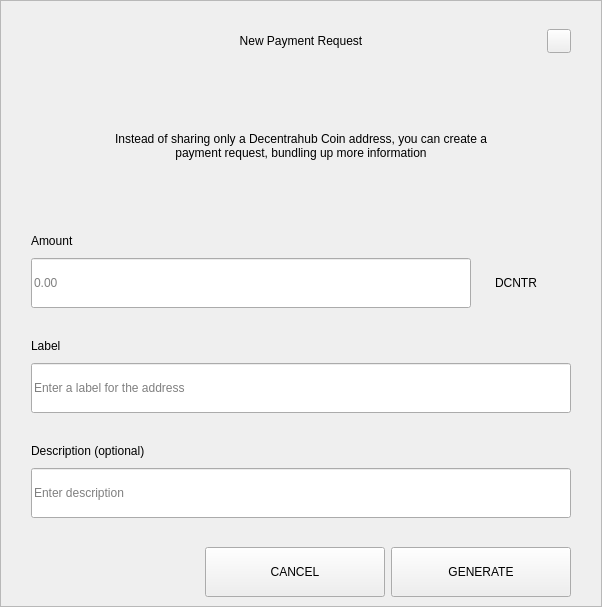
<?xml version="1.0" encoding="UTF-8"?>
<ui version="4.0">
 <class>RequestDialog</class>
 <widget class="QDialog" name="RequestDialog">
  <property name="geometry">
   <rect>
    <x>0</x>
    <y>0</y>
    <width>602</width>
    <height>607</height>
   </rect>
  </property>
  <property name="windowTitle">
   <string>Dialog</string>
  </property>
  <layout class="QVBoxLayout" name="verticalLayout_5">
   <property name="spacing">
    <number>0</number>
   </property>
   <property name="leftMargin">
    <number>0</number>
   </property>
   <property name="topMargin">
    <number>0</number>
   </property>
   <property name="rightMargin">
    <number>0</number>
   </property>
   <property name="bottomMargin">
    <number>0</number>
   </property>
   <item>
    <widget class="QFrame" name="frame">
     <property name="styleSheet">
      <string notr="true"/>
     </property>
     <property name="frameShape">
      <enum>QFrame::StyledPanel</enum>
     </property>
     <property name="frameShadow">
      <enum>QFrame::Raised</enum>
     </property>
     <layout class="QVBoxLayout" name="verticalLayout_4" stretch="1,0,0">
      <property name="spacing">
       <number>0</number>
      </property>
      <property name="leftMargin">
       <number>30</number>
      </property>
      <property name="topMargin">
       <number>20</number>
      </property>
      <property name="rightMargin">
       <number>30</number>
      </property>
      <property name="bottomMargin">
       <number>0</number>
      </property>
      <item>
       <layout class="QHBoxLayout" name="horizontalLayout_3">
        <property name="spacing">
         <number>0</number>
        </property>
        <item>
         <spacer name="horizontalSpacer_21">
          <property name="orientation">
           <enum>Qt::Horizontal</enum>
          </property>
          <property name="sizeHint" stdset="0">
           <size>
            <width>40</width>
            <height>20</height>
           </size>
          </property>
         </spacer>
        </item>
        <item>
         <widget class="QLabel" name="labelTitle">
          <property name="minimumSize">
           <size>
            <width>0</width>
            <height>40</height>
           </size>
          </property>
          <property name="maximumSize">
           <size>
            <width>16777215</width>
            <height>40</height>
           </size>
          </property>
          <property name="styleSheet">
           <string notr="true">padding-left:24px;</string>
          </property>
          <property name="text">
           <string>New Payment Request</string>
          </property>
          <property name="alignment">
           <set>Qt::AlignCenter</set>
          </property>
          <property name="margin">
           <number>7</number>
          </property>
         </widget>
        </item>
        <item>
         <spacer name="horizontalSpacer">
          <property name="orientation">
           <enum>Qt::Horizontal</enum>
          </property>
          <property name="sizeHint" stdset="0">
           <size>
            <width>40</width>
            <height>20</height>
           </size>
          </property>
         </spacer>
        </item>
        <item>
         <widget class="QPushButton" name="btnEsc">
          <property name="minimumSize">
           <size>
            <width>24</width>
            <height>24</height>
           </size>
          </property>
          <property name="maximumSize">
           <size>
            <width>24</width>
            <height>24</height>
           </size>
          </property>
          <property name="focusPolicy">
           <enum>Qt::NoFocus</enum>
          </property>
          <property name="text">
           <string/>
          </property>
         </widget>
        </item>
       </layout>
      </item>
      <item>
       <widget class="QStackedWidget" name="stack">
        <property name="minimumSize">
         <size>
          <width>540</width>
          <height>0</height>
         </size>
        </property>
        <property name="maximumSize">
         <size>
          <width>540</width>
          <height>16777215</height>
         </size>
        </property>
        <property name="currentIndex">
         <number>0</number>
        </property>
        <widget class="QWidget" name="page_1">
         <property name="minimumSize">
          <size>
           <width>540</width>
           <height>0</height>
          </size>
         </property>
         <property name="maximumSize">
          <size>
           <width>540</width>
           <height>16777215</height>
          </size>
         </property>
         <layout class="QVBoxLayout" name="layout1">
          <property name="spacing">
           <number>0</number>
          </property>
          <property name="leftMargin">
           <number>0</number>
          </property>
          <property name="topMargin">
           <number>0</number>
          </property>
          <property name="rightMargin">
           <number>0</number>
          </property>
          <property name="bottomMargin">
           <number>0</number>
          </property>
          <item>
           <spacer name="verticalSpacer_21">
            <property name="orientation">
             <enum>Qt::Vertical</enum>
            </property>
            <property name="sizeType">
             <enum>QSizePolicy::Fixed</enum>
            </property>
            <property name="sizeHint" stdset="0">
             <size>
              <width>20</width>
              <height>30</height>
             </size>
            </property>
           </spacer>
          </item>
          <item alignment="Qt::AlignHCenter">
           <widget class="QLabel" name="labelMessage">
            <property name="minimumSize">
             <size>
              <width>400</width>
              <height>50</height>
             </size>
            </property>
            <property name="text">
             <string>Instead of sharing only a Decentrahub Coin address, you can create a payment request, bundling up more information</string>
            </property>
            <property name="alignment">
             <set>Qt::AlignCenter</set>
            </property>
            <property name="wordWrap">
             <bool>true</bool>
            </property>
           </widget>
          </item>
          <item alignment="Qt::AlignBottom">
           <widget class="QWidget" name="containerAmount" native="true">
            <layout class="QVBoxLayout" name="verticalLayout">
             <property name="spacing">
              <number>9</number>
             </property>
             <property name="leftMargin">
              <number>0</number>
             </property>
             <property name="topMargin">
              <number>0</number>
             </property>
             <property name="rightMargin">
              <number>0</number>
             </property>
             <property name="bottomMargin">
              <number>0</number>
             </property>
             <item>
              <widget class="QLabel" name="labelSubtitleAmount">
               <property name="minimumSize">
                <size>
                 <width>350</width>
                 <height>16</height>
                </size>
               </property>
               <property name="maximumSize">
                <size>
                 <width>16777215</width>
                 <height>16</height>
                </size>
               </property>
               <property name="text">
                <string>Amount</string>
               </property>
              </widget>
             </item>
             <item alignment="Qt::AlignTop">
              <widget class="QWidget" name="layoutAmount" native="true">
               <layout class="QHBoxLayout" name="horizontalLayout" stretch="2,0">
                <property name="spacing">
                 <number>0</number>
                </property>
                <property name="leftMargin">
                 <number>0</number>
                </property>
                <property name="topMargin">
                 <number>0</number>
                </property>
                <property name="rightMargin">
                 <number>0</number>
                </property>
                <property name="bottomMargin">
                 <number>0</number>
                </property>
                <item>
                 <widget class="QLineEdit" name="lineEditAmount">
                  <property name="minimumSize">
                   <size>
                    <width>0</width>
                    <height>50</height>
                   </size>
                  </property>
                  <property name="maximumSize">
                   <size>
                    <width>16777215</width>
                    <height>50</height>
                   </size>
                  </property>
                  <property name="placeholderText">
                   <string notr="true">0.00</string>
                  </property>
                 </widget>
                </item>
                <item>
                 <widget class="QWidget" name="comboContainer" native="true">
                  <property name="minimumSize">
                   <size>
                    <width>100</width>
                    <height>50</height>
                   </size>
                  </property>
                  <property name="maximumSize">
                   <size>
                    <width>16777215</width>
                    <height>50</height>
                   </size>
                  </property>
                  <layout class="QHBoxLayout" name="horizontalLayout_31">
                   <property name="spacing">
                    <number>0</number>
                   </property>
                   <property name="leftMargin">
                    <number>0</number>
                   </property>
                   <property name="topMargin">
                    <number>0</number>
                   </property>
                   <property name="rightMargin">
                    <number>10</number>
                   </property>
                   <property name="bottomMargin">
                    <number>0</number>
                   </property>
                   <item>
                    <widget class="QLabel" name="comboBoxCoin">
                     <property name="text">
                      <string>DCNTR</string>
                     </property>
                     <property name="alignment">
                      <set>Qt::AlignCenter</set>
                     </property>
                    </widget>
                   </item>
                  </layout>
                 </widget>
                </item>
               </layout>
              </widget>
             </item>
            </layout>
           </widget>
          </item>
          <item>
           <spacer name="verticalSpacer_31">
            <property name="orientation">
             <enum>Qt::Vertical</enum>
            </property>
            <property name="sizeType">
             <enum>QSizePolicy::Fixed</enum>
            </property>
            <property name="sizeHint" stdset="0">
             <size>
              <width>20</width>
              <height>30</height>
             </size>
            </property>
           </spacer>
          </item>
          <item>
           <layout class="QVBoxLayout" name="verticalLayoutLabel">
            <property name="spacing">
             <number>9</number>
            </property>
            <item>
             <widget class="QLabel" name="labelSubtitleLabel">
              <property name="minimumSize">
               <size>
                <width>0</width>
                <height>16</height>
               </size>
              </property>
              <property name="maximumSize">
               <size>
                <width>16777215</width>
                <height>16</height>
               </size>
              </property>
              <property name="text">
               <string>Label</string>
              </property>
             </widget>
            </item>
            <item>
             <widget class="QLineEdit" name="lineEditLabel">
              <property name="minimumSize">
               <size>
                <width>0</width>
                <height>50</height>
               </size>
              </property>
              <property name="maximumSize">
               <size>
                <width>16777215</width>
                <height>50</height>
               </size>
              </property>
              <property name="placeholderText">
               <string>Enter a label for the address</string>
              </property>
             </widget>
            </item>
           </layout>
          </item>
          <item>
           <spacer name="verticalSpacer_34">
            <property name="orientation">
             <enum>Qt::Vertical</enum>
            </property>
            <property name="sizeType">
             <enum>QSizePolicy::Fixed</enum>
            </property>
            <property name="sizeHint" stdset="0">
             <size>
              <width>20</width>
              <height>30</height>
             </size>
            </property>
           </spacer>
          </item>
          <item>
           <layout class="QVBoxLayout" name="verticalLayoutDescription">
            <property name="spacing">
             <number>9</number>
            </property>
            <item>
             <widget class="QLabel" name="labelSubtitleDescription">
              <property name="minimumSize">
               <size>
                <width>0</width>
                <height>16</height>
               </size>
              </property>
              <property name="maximumSize">
               <size>
                <width>16777215</width>
                <height>16</height>
               </size>
              </property>
              <property name="text">
               <string>Description (optional)</string>
              </property>
             </widget>
            </item>
            <item>
             <widget class="QLineEdit" name="lineEditDescription">
              <property name="minimumSize">
               <size>
                <width>0</width>
                <height>50</height>
               </size>
              </property>
              <property name="maximumSize">
               <size>
                <width>16777215</width>
                <height>50</height>
               </size>
              </property>
              <property name="placeholderText">
               <string>Enter description</string>
              </property>
             </widget>
            </item>
            <item>
             <spacer name="verticalSpacer_4">
              <property name="orientation">
               <enum>Qt::Vertical</enum>
              </property>
              <property name="sizeType">
               <enum>QSizePolicy::Fixed</enum>
              </property>
              <property name="sizeHint" stdset="0">
               <size>
                <width>20</width>
                <height>20</height>
               </size>
              </property>
             </spacer>
            </item>
           </layout>
          </item>
         </layout>
        </widget>
        <widget class="QWidget" name="page_2">
         <layout class="QVBoxLayout" name="layout2">
          <item>
           <spacer name="verticalSpacer_5">
            <property name="orientation">
             <enum>Qt::Vertical</enum>
            </property>
            <property name="sizeType">
             <enum>QSizePolicy::Fixed</enum>
            </property>
            <property name="sizeHint" stdset="0">
             <size>
              <width>20</width>
              <height>50</height>
             </size>
            </property>
           </spacer>
          </item>
          <item alignment="Qt::AlignHCenter">
           <widget class="QLabel" name="labelQrImg">
            <property name="minimumSize">
             <size>
              <width>260</width>
              <height>260</height>
             </size>
            </property>
            <property name="maximumSize">
             <size>
              <width>260</width>
              <height>260</height>
             </size>
            </property>
            <property name="text">
             <string/>
            </property>
            <property name="alignment">
             <set>Qt::AlignCenter</set>
            </property>
           </widget>
          </item>
          <item>
           <spacer name="verticalSpacer_2">
            <property name="orientation">
             <enum>Qt::Vertical</enum>
            </property>
            <property name="sizeType">
             <enum>QSizePolicy::Fixed</enum>
            </property>
            <property name="sizeHint" stdset="0">
             <size>
              <width>20</width>
              <height>30</height>
             </size>
            </property>
           </spacer>
          </item>
          <item alignment="Qt::AlignHCenter">
           <widget class="QLabel" name="labelAddress">
            <property name="text">
             <string>M6tGR83SQbie1SW72hjcWJvFfip5krte2Z </string>
            </property>
           </widget>
          </item>
          <item>
           <spacer name="verticalSpacer_32">
            <property name="orientation">
             <enum>Qt::Vertical</enum>
            </property>
            <property name="sizeType">
             <enum>QSizePolicy::Expanding</enum>
            </property>
            <property name="sizeHint" stdset="0">
             <size>
              <width>20</width>
              <height>20</height>
             </size>
            </property>
           </spacer>
          </item>
          <item>
           <layout class="QHBoxLayout" name="horizontal">
            <property name="leftMargin">
             <number>20</number>
            </property>
            <property name="rightMargin">
             <number>20</number>
            </property>
            <property name="bottomMargin">
             <number>20</number>
            </property>
            <item>
             <spacer name="horizontalSpacer_4">
              <property name="orientation">
               <enum>Qt::Horizontal</enum>
              </property>
              <property name="sizeHint" stdset="0">
               <size>
                <width>40</width>
                <height>20</height>
               </size>
              </property>
             </spacer>
            </item>
            <item>
             <widget class="QPushButton" name="btnCopyAddress">
              <property name="minimumSize">
               <size>
                <width>180</width>
                <height>50</height>
               </size>
              </property>
              <property name="text">
               <string>COPY ADDRESS</string>
              </property>
             </widget>
            </item>
            <item>
             <widget class="QPushButton" name="btnCopyUrl">
              <property name="minimumSize">
               <size>
                <width>180</width>
                <height>50</height>
               </size>
              </property>
              <property name="text">
               <string>COPY URL</string>
              </property>
             </widget>
            </item>
            <item>
             <spacer name="horizontalSpacer_2">
              <property name="orientation">
               <enum>Qt::Horizontal</enum>
              </property>
              <property name="sizeHint" stdset="0">
               <size>
                <width>40</width>
                <height>20</height>
               </size>
              </property>
             </spacer>
            </item>
           </layout>
          </item>
         </layout>
        </widget>
       </widget>
      </item>
      <item>
       <widget class="QWidget" name="buttonsStack" native="true">
        <layout class="QHBoxLayout" name="horizontalLayout_5">
         <property name="leftMargin">
          <number>20</number>
         </property>
         <property name="rightMargin">
          <number>0</number>
         </property>
         <item>
          <spacer name="horizontalSpacer_41">
           <property name="orientation">
            <enum>Qt::Horizontal</enum>
           </property>
           <property name="sizeHint" stdset="0">
            <size>
             <width>40</width>
             <height>20</height>
            </size>
           </property>
          </spacer>
         </item>
         <item>
          <widget class="QPushButton" name="btnCancel">
           <property name="minimumSize">
            <size>
             <width>180</width>
             <height>50</height>
            </size>
           </property>
           <property name="focusPolicy">
            <enum>Qt::NoFocus</enum>
           </property>
           <property name="text">
            <string>CANCEL</string>
           </property>
          </widget>
         </item>
         <item>
          <widget class="QPushButton" name="btnSave">
           <property name="minimumSize">
            <size>
             <width>180</width>
             <height>50</height>
            </size>
           </property>
           <property name="focusPolicy">
            <enum>Qt::NoFocus</enum>
           </property>
           <property name="text">
            <string>GENERATE</string>
           </property>
          </widget>
         </item>
        </layout>
       </widget>
      </item>
     </layout>
    </widget>
   </item>
  </layout>
 </widget>
 <resources/>
 <connections/>
</ui>
